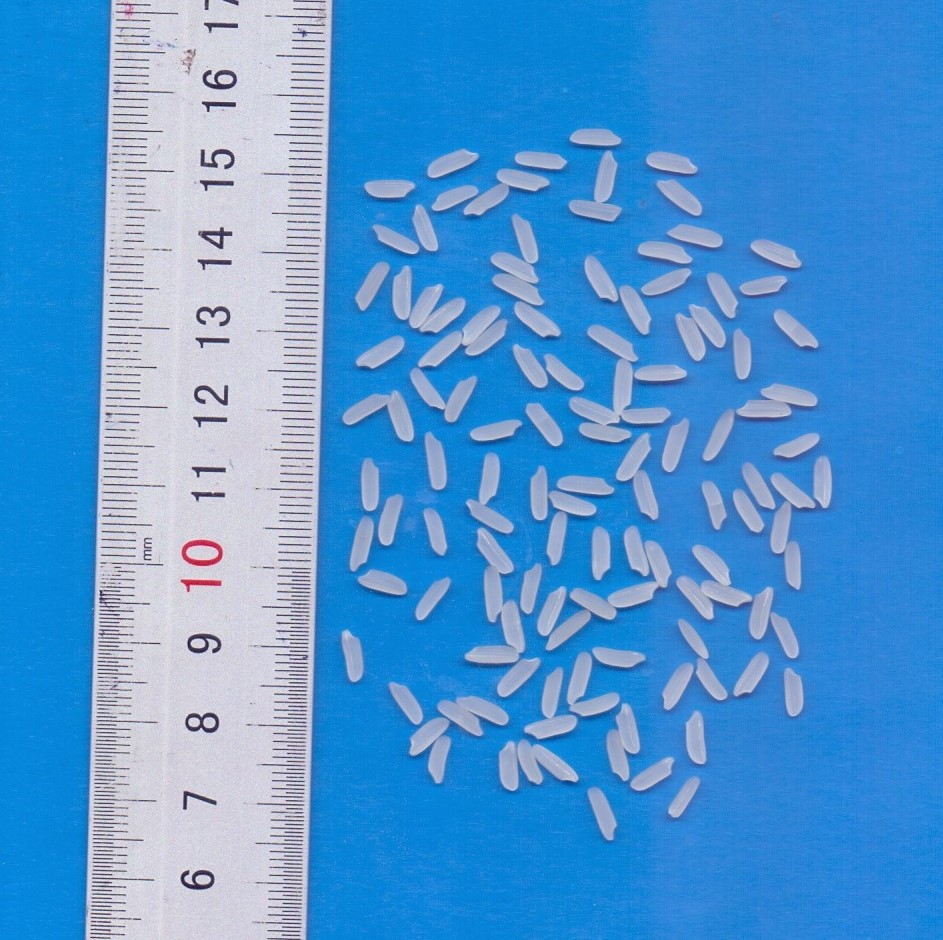
#> input picture img/sample.jpg, 943 x 940 px
$ python 'rice grain quality assessment.py'   (older library calls are emulated)
#> lines starting #> are read from the running program, lines starting #| are printed output that depends on the picture; after the words box and inside, x2 and y2 are one past the last pixel; in counts of white or black regions, pixels touching at a corner belong together
import cv2
import numpy as np
import cv2
from matplotlib import pyplot as plt
from skimage.morphology import skeletonize, binary_closing
from skimage import morphology
from scipy import ndimage
from skimage import io, filters


def Get_skeleton_image_and_remove_ruler(img_file):
#> called with img_file = 'img/sample.jpg'
        global skel_gray,I_binary,skel_gray_copy,skel_gray_copy_show,I_binary_copy,img,opening,length,height,width,I_draw,ruler_image,ruler_background,gray_image,I
        kernel=np.ones((3,3),np.uint8)
        kernel_7=np.ones((7,7),np.uint8)
        img = cv2.imread(img_file)
#> img is the input picture: shape (940, 943, 3); mean B, G, R 211, 151, 81.8
        (length,height,width)=np.shape(img)
#> length = 940; height = 943; width = 3
        I_gray = cv2.imread(img_file, 0)
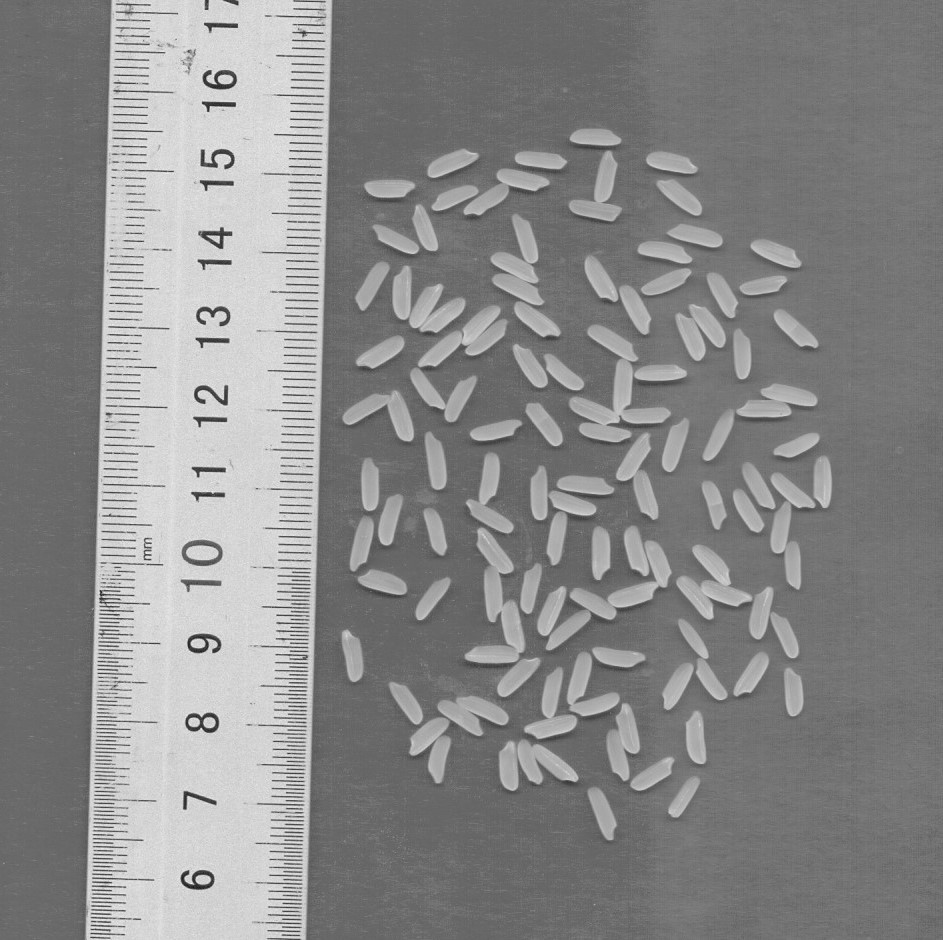
#> I_gray: shape (940, 943); min 21, max 252, mean 137.1
        gray_image=I_gray.copy()
        T,I_gray = cv2.threshold(I_gray,150,255,cv2.THRESH_BINARY)
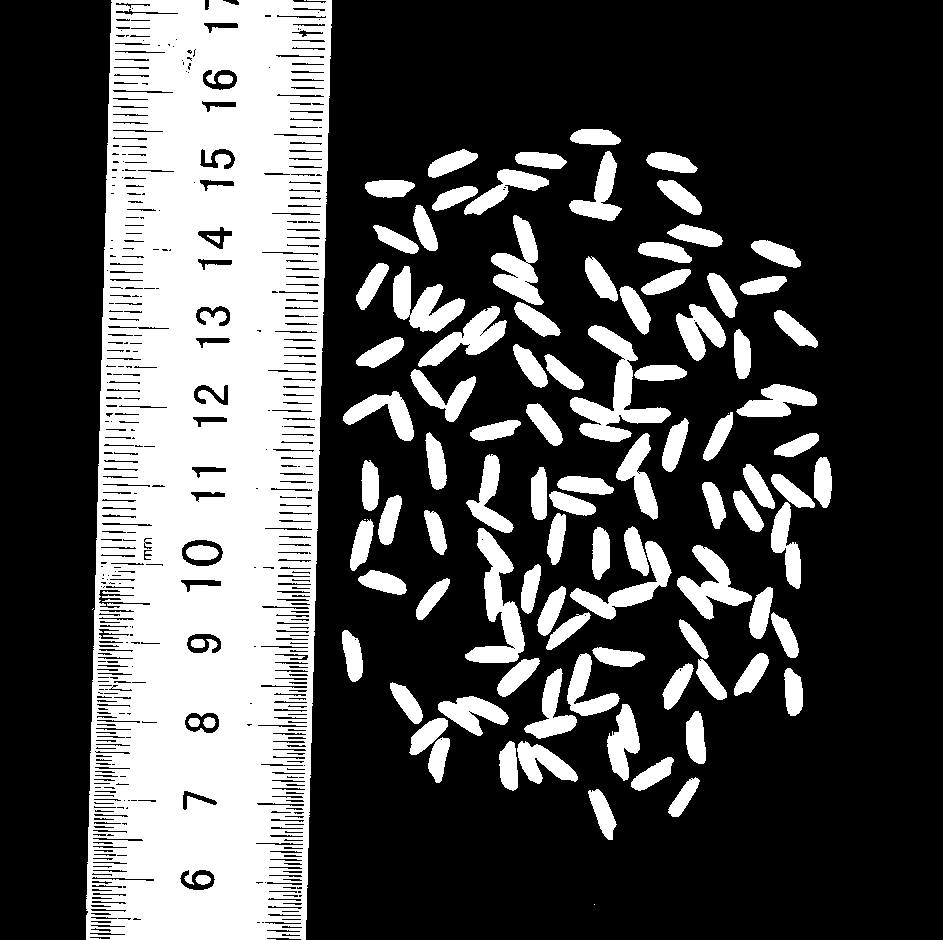
#> I_gray: shape (940, 943); 31.1% white; 103 white regions (5 under 20 px), largest, box (x1, y1, x2, y2) and area: (86, 0, 332, 940) 187324, (570, 325, 671, 442) 3720, (465, 528, 525, 663) 3175
        output = cv2.connectedComponentsWithStats(I_gray,4, cv2.CV_32S)
        (numLabels, labels, stats, centroids) = output
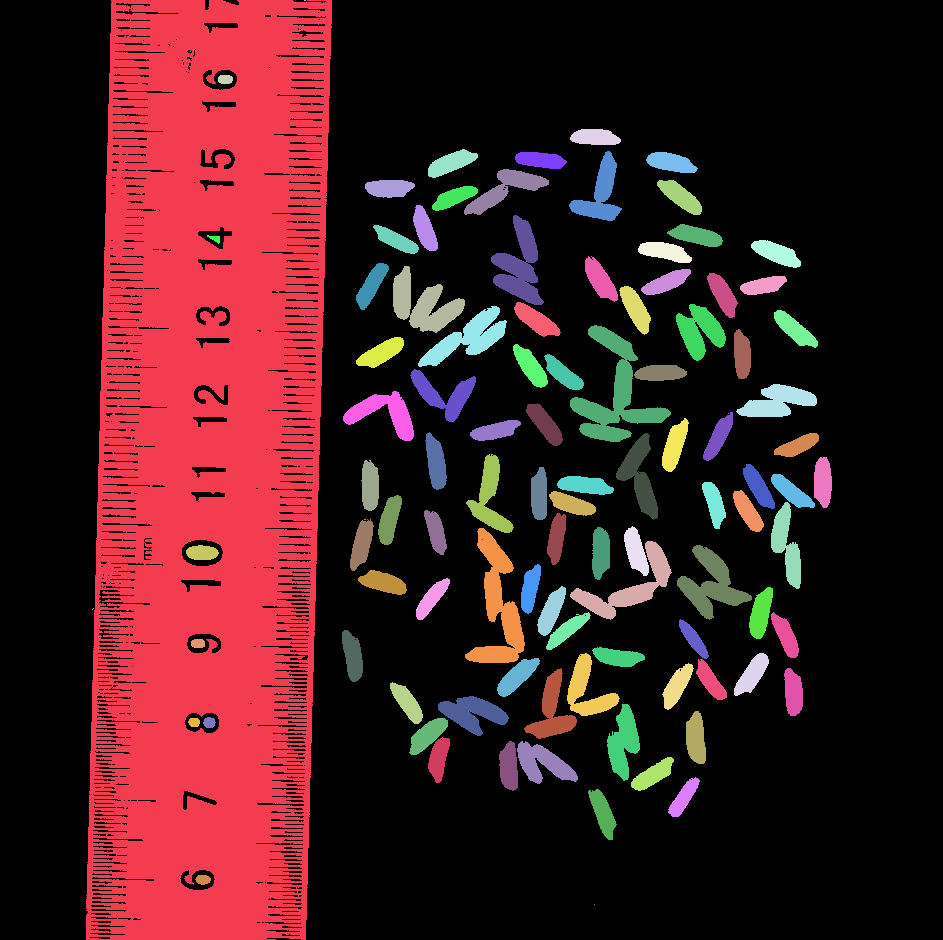
#> labels: shape (940, 943) int32; 104 distinct labels, from 0 to 103; one colour per label, 0 black
#> numLabels = 104; stats = 104 rows, first 6: [0, 0, 943, 940, 611145], [86, 0, 246, 940, 187324], [304, 0, 2, 1, 2], [218, 75, 15, 9, 119], [570, 129, 51, 16, 657], [428, 149, 50, 29, 771]; centroids = 104 pairs, first value 92.5 to 822.5, second value 0 to 904

        #dòng 22-40: Thuật toán tìm vùng diện tích lớn nhất trong bức ảnh, sử dụng để tìm kiếm phần diện tích thước.
        x_max_area=0
        y_max_area=0
        max_area=0
        for i in range(1, numLabels):
            x = stats[i, cv2.CC_STAT_LEFT]
            y = stats[i, cv2.CC_STAT_TOP]
            w = stats[i, cv2.CC_STAT_WIDTH]
            h = stats[i, cv2.CC_STAT_HEIGHT]
            area = stats[i, cv2.CC_STAT_AREA]
            if(area>max_area):
                max_area=area
                j=i
                x_max_area=x
                y_max_area=y
                w_max_area=w
                h_max_area=h
#> this loop made 103 passes
#> (x, y, w, h, area) on passes 3 to 14: (218, 75, 15, 9, 119), (570, 129, 51, 16, 657), (428, 149, 50, 29, 771), (569, 151, 53, 70, 1493), (515, 152, 52, 17, 663), (646, 152, 52, 21, 738), (464, 169, 85, 46, 1380), (365, 180, 50, 18, 708), (657, 180, 45, 35, 777), (432, 186, 46, 25, 612), (413, 205, 25, 46, 681), (491, 215, 53, 90, 2245)
#> after the loop, h_max_area = 940; j = 1; max_area = 187324; w_max_area = 246; x_max_area = 86; y_max_area = 0
        componentMask = (labels == j).astype("uint8") * 255
#> componentMask: shape (940, 943); 21.1% white; 1 white region, box (x1, y1, x2, y2) and area: (86, 0, 332, 940) 187324
        ruler_image=componentMask.copy()
        #Dòng 43-53: Lấp đầy các vùng tối trong phần diện tích thước.
        sure_bg = cv2.dilate(componentMask,kernel,iterations=2)
#> sure_bg: shape (940, 943); 23.6% white; 1 white region
        contours,hierarchy=cv2.findContours(sure_bg, cv2.RETR_TREE,cv2.CHAIN_APPROX_SIMPLE)
#> contours = 23 contours, 8 with area under 20; largest, box (x1, y1, x2, y2) and area: (84, 0, 334, 940) 210186, (183, 541, 221, 565) 659, (186, 714, 218, 732) 358, (213, 71, 236, 88) 244, (193, 871, 213, 889) 240
        max_area_error_point=0
        for i in range(1,len(contours)):
            cnt = contours[i]
            area = cv2.contourArea(cnt)
            if(area>max_area_error_point):
                max_area_error_point=area
#> this loop made 22 passes
#> (area, max_area_error_point) on passes 1, 2, 5: (240, 240), (358, 358), (659, 659)
#> area on passes 3, 4, 7, 8, 9, 12: 229, 67, 24, 34, 46, 36
#> after the loop, max_area_error_point = 659
        radius_max_area_point=(max_area_error_point/3.1412)**0.5
#> radius_max_area_point = 14.48
        cv2.drawContours(sure_bg, contours, -1,(255,255,255),int(radius_max_area_point*2)+1)
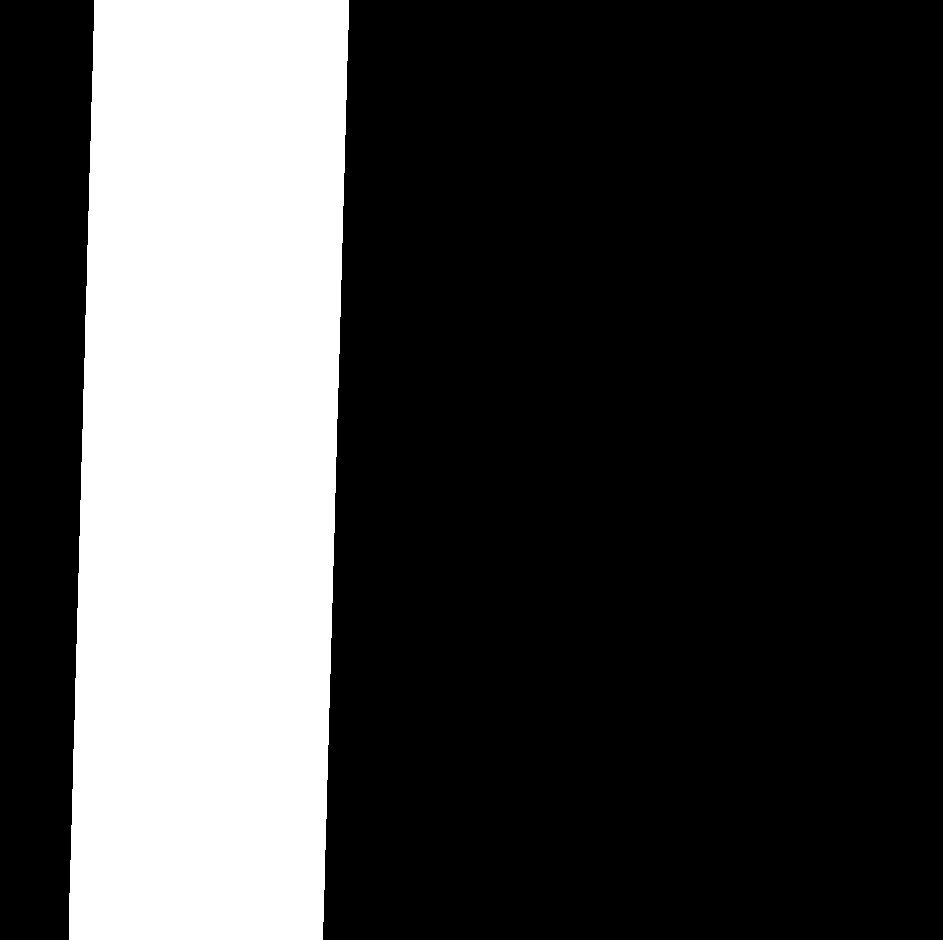
#> sure_bg: shape (940, 943); 27% white; 1 white region, box (x1, y1, x2, y2) and area: (69, 0, 349, 940) 239556
        ruler_background=sure_bg.copy()

        #Dòng 56: Loại bỏ toàn bộ phần diên tích thước ra khỏi bức ảnh, chỉ giữ lại phần hạt
        I_draw = cv2.subtract(I_gray,sure_bg)
#> I_draw: shape (940, 943); 9.8% white; 93 white regions (3 under 20 px), largest, box (x1, y1, x2, y2) and area: (570, 325, 671, 442) 3720, (465, 528, 525, 663) 3175, (393, 266, 465, 333) 2296
        #Dòng 60-65: Tìm khung xương của bức ảnh
        I_draw=cv2.morphologyEx(I_draw,cv2.MORPH_OPEN,kernel_7,iterations=1) # thay đổi các thông số trên để có thể có được kết quả tốt nhất
#> I_draw: shape (940, 943); 9.5% white; 97 white regions, largest, box (x1, y1, x2, y2) and area: (467, 529, 524, 663) 3117, (570, 326, 669, 424) 2998, (393, 268, 464, 331) 2245
        sure_bg = cv2.dilate(I_draw,kernel,iterations=3) # thay đổi các thông số trên để có thể có được kết quả tốt nhất
#> sure_bg: shape (940, 943); 15.2% white; 46 white regions, largest, box (x1, y1, x2, y2) and area: (497, 645, 675, 793) 11833, (354, 261, 509, 424) 9707, (464, 453, 544, 699) 9088
        I = cv2.subtract(sure_bg,I_draw)
#> I: shape (940, 943); 5.7% white; 47 white regions (1 under 20 px), largest, box (x1, y1, x2, y2) and area: (497, 645, 675, 793) 4264, (354, 261, 509, 424) 3521, (464, 453, 544, 699) 3201
        I_binary= cv2.merge((I,I,I))
        I_binary_copy=I_binary.copy()
        skel =skeletonize(I_binary)
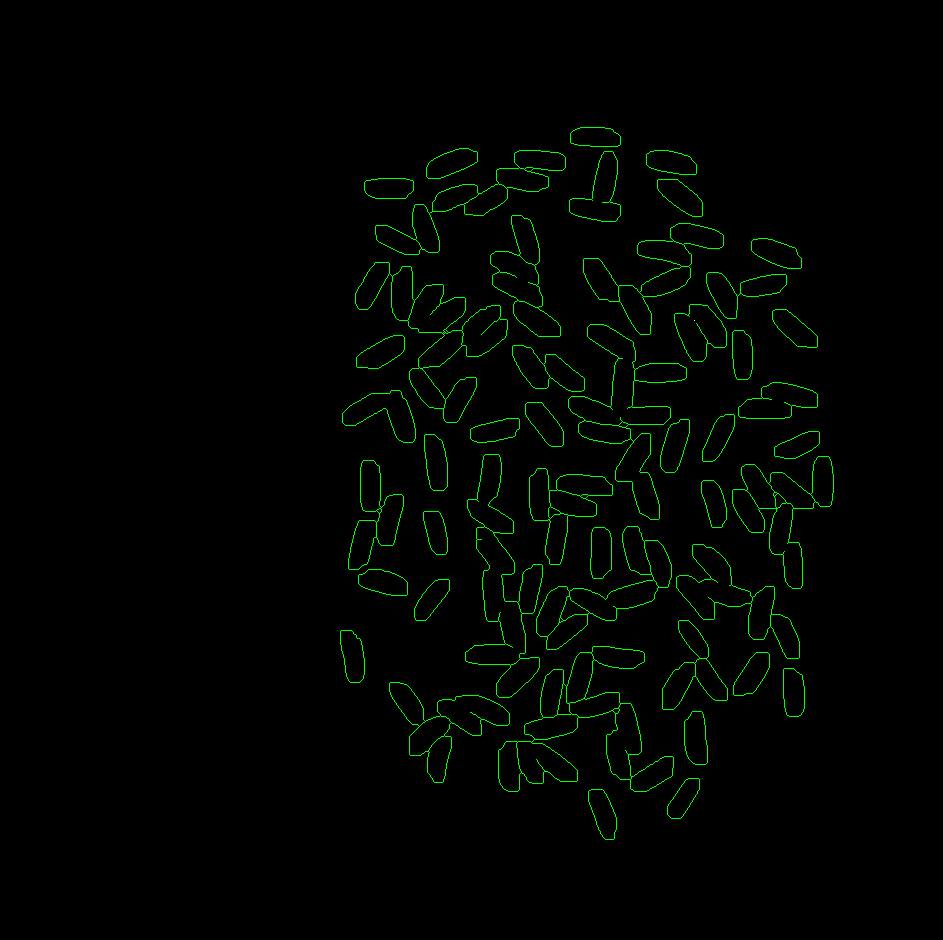
#> skel: shape (940, 943, 3) bool; mean of channels 0, 1, 2 1.13e-06, 0.0146, 1.13e-06; drawn as B, G, R
#> (the run stopped early here; a loop or call above may not have finished)
